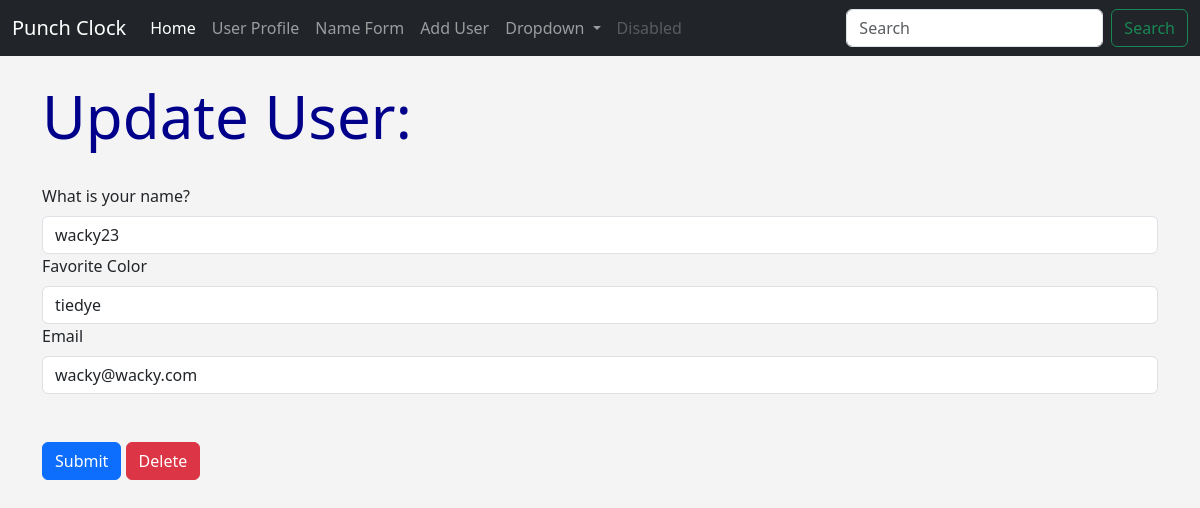
Page /update/4 on the committed database.
### hello.py (models this page shows, shortened)
class Users(db.Model):
    id = db.Column(db.Integer, primary_key=True)
    name = db.Column(db.String(200), nullable=False)
    email = db.Column(db.String(100), nullable=False, unique=True)
    date_added = db.Column(db.DateTime, default=datetime.utcnow)
    fav_color = db.Column(db.String(120))
    punches = db.relationship('Punches', backref='users', lazy=True)

### hello.py (the view)
@app.route('/update/<int:id>', methods=['GET', 'POST'])
def update(id):
    name = None
    form = UserForm()
    user_to_update = Users.query.get_or_404(id)
    our_users = Users.query.order_by(Users.date_added)
    if request.method == "POST":
        user_to_update.name = request.form['name']
        user_to_update.email = request.form['email']
        user_to_update.fav_color = request.form['fav_color']
        try:
            db.session.commit()
            flash("User updated!")
            return render_template("update.html", form=form, user_to_update=user_to_update, id=id)
        except:
            flash("Something went wrong!")
            return render_template("update.html", form=form, user_to_update=user_to_update, id=id)
    else:
        return render_template("update.html", form=form, user_to_update=user_to_update, id=id)

### hello.py
class UserForm(FlaskForm):
    name = StringField("What is your name?", validators=[DataRequired()])
    email = StringField("Email", validators=[DataRequired(),Email()])
    fav_color = StringField("Favorite Color")
    submit = SubmitField("Submit")

### templates/update.html (shortened to what this page needs)
{% extends 'base.html' %}
{% block content %}
{% if name %}
    <h1>Update User</h1>
    <br/><br/>
{% else %}
    <h1>Update User:</h1>
    <br/>
    <form action="/update/{{ user_to_update.id }}" method="POST">
        {{ form.name.label(class="form-label") }}
        {{ form.name(class="form-control", value=user_to_update.name) }}
        {{ form.fav_color.label(class="form-label") }}
        {{ form.fav_color(class="form-control", value=user_to_update.fav_color) }}
        {{ form.email.label(class="form-label") }}
        {{ form.email(class="form-control", value=user_to_update.email) }}
        <br/><br/>
        {{ form.submit(class="btn btn-primary") }}
        <a href="{{ url_for('delete', id=id) }}" class="btn btn-danger">Delete</a>
    </form>
<br/><br/>
{% endif %}
{% endblock %}

### static/css/style.css (style rules this page uses)
h1 { color: darkblue; font-size:60px; }
body { background: #f4f4f4; }

### rows in the picture
Users: name "wacky23", fav_color "tiedye", email "wacky@wacky.com"
